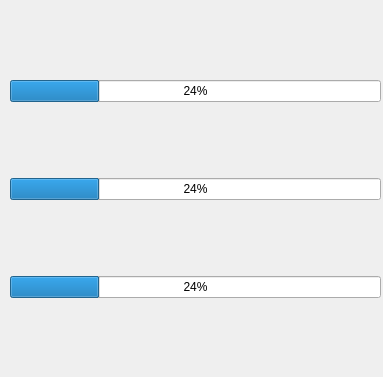
<?xml version="1.0" encoding="UTF-8"?>
<ui version="4.0">
 <class>ProgressDialog</class>
 <widget class="QWidget" name="ProgressDialog">
  <property name="geometry">
   <rect>
    <x>0</x>
    <y>0</y>
    <width>383</width>
    <height>377</height>
   </rect>
  </property>
  <property name="windowTitle">
   <string>Form</string>
  </property>
  <widget class="QWidget" name="verticalLayoutWidget">
   <property name="geometry">
    <rect>
     <x>10</x>
     <y>10</y>
     <width>371</width>
     <height>361</height>
    </rect>
   </property>
   <layout class="QVBoxLayout" name="verticalLayout">
    <item>
     <widget class="QProgressBar" name="progressBar">
      <property name="value">
       <number>24</number>
      </property>
     </widget>
    </item>
    <item>
     <widget class="QProgressBar" name="progressBar_2">
      <property name="value">
       <number>24</number>
      </property>
     </widget>
    </item>
    <item>
     <widget class="QProgressBar" name="progressBar_3">
      <property name="value">
       <number>24</number>
      </property>
     </widget>
    </item>
   </layout>
  </widget>
 </widget>
 <resources/>
 <connections/>
</ui>
